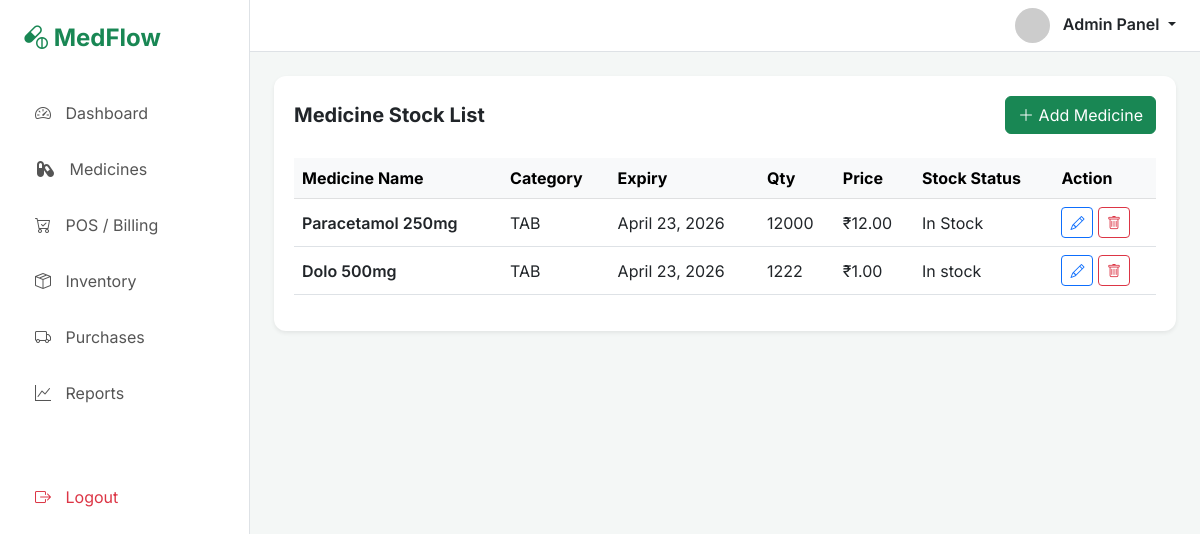
The app's page /medicine/, older data.
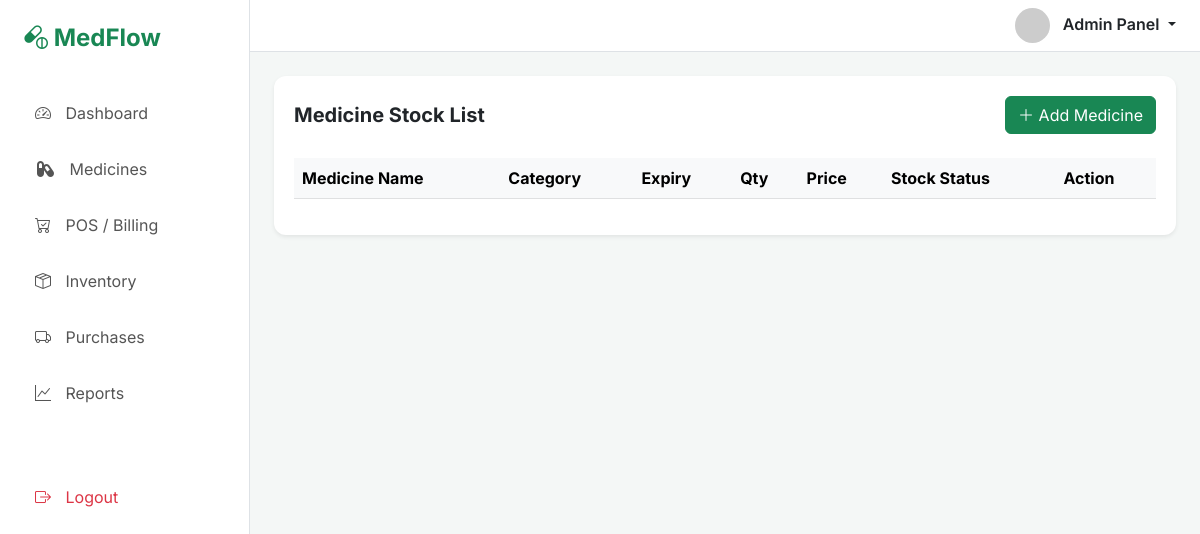
The same page, newer data.
### medflowapp/models.py (models this page shows)
class Medicines(models.Model):
    medicine_name = models.CharField(max_length=50)
    expiry_date = models.DateField()
    category={
        '------':'-----',
        'TAB':'TAB',
        'SYR': 'SYRUP',
        'CAP':'CAP',
        'INJ': 'INJ'
    }
    status = {
        "Out-of-Stock": "Out-of-Stock",
        "In-Stock":"In-Stock"
    }
    med_category = models.CharField(choices=category, default="----")
    stock_status = models.CharField(choices=status, default='In-stock')
    price=models.DecimalField(max_digits=11, decimal_places=2, default=0.00)
    quantity = models.IntegerField()

### medflowapp/views.py (the view)
# urls.py: path('medicine/', views.medicine, name='medicine'),
def medicine(request):
    medicines = Medicines.objects.all()
    return render(request, 'medflowapp/medicine_section.html', {"medicines": medicines})

### medflowapp/templates/medflowapp/medicine_section.html (shortened to what this page needs)
{% extends 'layout/base.html' %}
{% block content %}
<div id="medicine-module" class="module-content">
    <div class="table-container">
        <div class="d-flex justify-content-between align-items-center mb-4">
            <h5 class="fw-bold m-0">Medicine Stock List</h5>
            <button class="btn btn-success" data-bs-toggle="modal" data-bs-target="#addMedicineModal"><i
                    class="bi bi-plus-lg"></i> Add Medicine</button>
        </div>
        <div class="table-responsive">
            <table class="table align-middle">
                <thead class="table-light text-muted">
                    <tr>
                        <th>Medicine Name</th>
                        <th>Category</th>
                        <th>Expiry</th>
                        <th>Qty</th>
                        <th>Price</th>
                        <th>Stock Status</th>
                        <th>Action</th>
                    </tr>
                </thead>
                <tbody>
                    {% for medicine in medicines %}
                    <tr>
                        <td class="fw-semibold">{{ medicine.medicine_name }}</td>
                        <td>{{ medicine.med_category }}</td>
                        <td>{{ medicine.expiry_date }}</td>
                        <td>{{ medicine.quantity }}</td>
                        <td>&#8377;{{ medicine.price }}</td>
                        <td>{{ medicine.stock_status }}</td>
                        <td>
                            <button class="btn btn-sm btn-outline-primary" data-bs-toggle="modal"
                                data-bs-target="#updateMedicineModal">
                                 <a href="/updation_page/{{medicine.id}}"><i class="bi bi-pencil"></i></a>
                            </button>
                            <button class="btn btn-sm btn-outline-danger"
                                onclick="delete_medicine('{{medicine.id}}')"><i class="bi bi-trash"></i>
                            </button>
                        </td>
                    </tr>
                    {% endfor %}
                </tbody>
            </table>
        </div>
    </div>
</div>
</div>
{% endblock %}

### medflowapp/templates/layout/base.html (shortened to what this page needs)
{% load static %}
<!DOCTYPE html>
<html lang="en">
<head>
    <link rel="stylesheet" href="https://cdnjs.cloudflare.com/ajax/libs/font-awesome/7.0.1/css/all.min.css" />
    <link href="https://cdn.jsdelivr.net/npm/bootstrap@5.3.0/dist/css/bootstrap.min.css" rel="stylesheet">
    <link rel="stylesheet" href="https://cdn.jsdelivr.net/npm/bootstrap-icons@1.10.5/font/bootstrap-icons.css">
</head>
<body>
<div class="d-flex">
    {% include 'layout/sidebar.html' %}
    <div class="flex-fill">
        {% include 'layout/header.html' %}
        <div class="container-fluid p-4">
            {% block content %}
            {% endblock %}
        </div>
    </div>
</body>
</html>

### medflowapp/templates/layout/sidebar.html
<nav id="sidebar" class="collapse d-lg-block">
        <div class="p-4">
            <h4 class="text-success fw-bold"><i class="bi bi-capsule-pill"></i> MedFlow</h4>
        </div>
        <ul class="nav flex-column">
            <li class="nav-item"><a href="/dashboard/" class="nav-link" onclick="showModule('dashboard')"><i class="bi bi-speedometer2"></i> Dashboard</a></li>
            <li class="nav-item"><a href="/medicine/" class="nav-link" onclick="showModule('medicine')"><i class="fa-solid fa-capsules"></i> Medicines</a></li>
            <li class="nav-item"><a href="/point-of-sale/" class="nav-link" onclick="showModule('pos')"><i class="bi bi-cart-check"></i> POS / Billing</a></li>
            <li class="nav-item"><a href="/inventory/" class="nav-link" onclick="showModule('inventory')"><i class="bi bi-box-seam"></i> Inventory</a></li>
            <li class="nav-item"><a href="/purchases/" class="nav-link" onclick="showModule('purchases')"><i class="bi bi-truck"></i> Purchases</a></li>
            <li class="nav-item"><a href="/reports/" class="nav-link" onclick="showModule('reports')"><i class="bi bi-graph-up"></i> Reports</a></li>
            <li class="nav-item mt-5"><a href="/login/" class="nav-link text-danger"><i class="bi bi-box-arrow-right"></i> Logout</a></li>
        </ul>
</nav>

### medflowapp/templates/layout/header.html (shortened to what this page needs)
    <nav class="navbar navbar-expand-lg navbar-light bg-white border-bottom px-4">
            <div class="ms-auto d-flex align-items-center">
                <div class="dropdown">
                    <a href="#" class="text-decoration-none text-dark dropdown-toggle" data-bs-toggle="dropdown">
                        <img src="https://ui-avatars.com/api/?name=Admin+User&background=2ecc71&color=fff" class="rounded-circle me-2" width="35">
                        <span class="fw-semibold">Admin Panel</span>
                    </a>
                </div>
            </div>
    </nav>

### medflowapp/templates/layout/base.html (style rules this page uses)
:root { --med-green: #2ecc71; --med-blue: #3498db; --sidebar-bg: #f8f9fa; --card-shadow: 0 0.125rem 0.25rem rgba(0, 0, 0, 0.075); }
body { font-family: 'Inter', sans-serif; background-color: #f4f7f6; }
#sidebar { min-width: 250px; max-width: 250px; background: white; min-height: 100vh; border-right: 1px solid #dee2e6; transition: all 0.3s; }
.nav-link { color: #555; padding: 12px 20px; border-radius: 8px; margin: 4px 15px; transition: 0.2s; }
.nav-link i { margin-right: 10px; }
.table-container { background: white; border-radius: 12px; padding: 20px; box-shadow: var(--card-shadow); }

Row changes from the older to the newer data that the page shows:
removed Medicines: medicine_name "Paracetamol 250mg", med_category "TAB", expiry_date "April 23, 2026", quantity "12000", price "12.00", stock_status "In Stock"
removed Medicines: medicine_name "Dolo 500mg", med_category "TAB", expiry_date "April 23, 2026", quantity "1222", price "1.00", stock_status "In stock"
